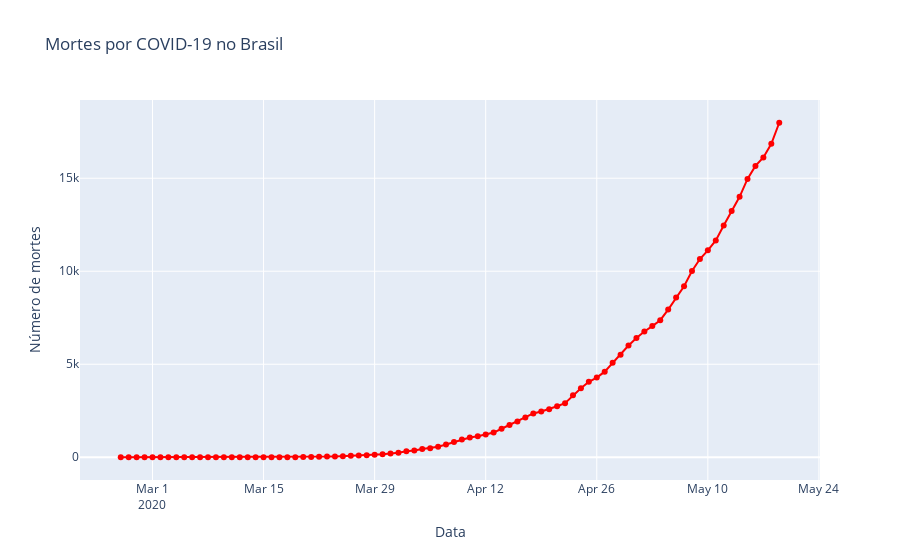

The notebook cell saved with this chart:
### Code cell
#analise das mortes
fig = go.Figure()

fig.add_trace(
    go.Scatter(x=brasil.observationdate, y=brasil.deaths, name='Mortes', mode='lines+markers',
              line=dict(color='red'))
)
#Edita o layout
fig.update_layout(title='Mortes por COVID-19 no Brasil',
                   xaxis_title='Data',
                   yaxis_title='Número de mortes')
fig.show()
